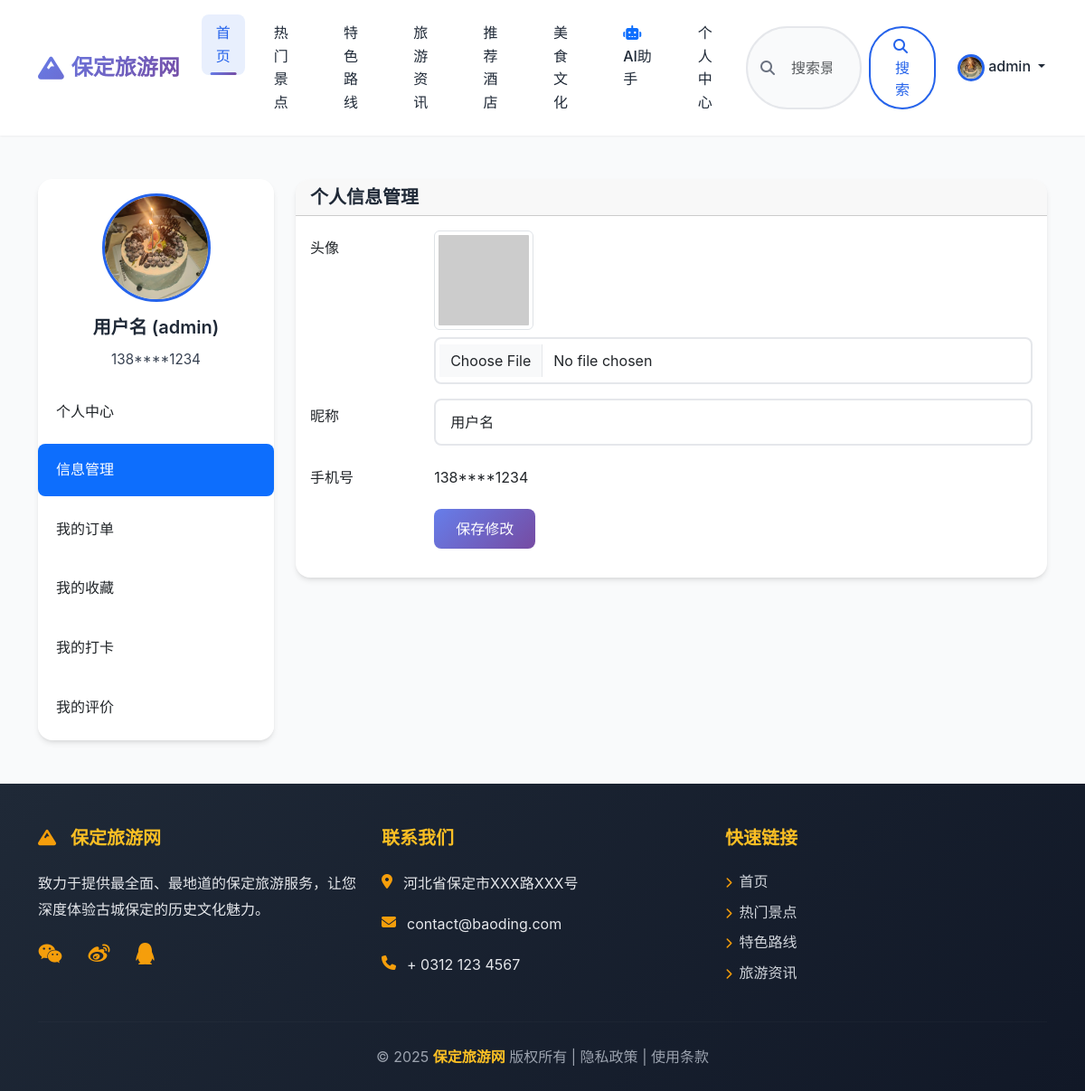
The app's page /users/profile/ (signed in) with its own data.
### apps/users/models.py (models this page shows, shortened)
class CustomUser(AbstractUser):
    phone = models.CharField(max_length=11, unique=True, verbose_name="手机号")
    avatar = models.ImageField(upload_to='avatars/', default='avatars/default.png', verbose_name="头像")
    class Meta:
        verbose_name = "用户"
        verbose_name_plural = verbose_name

### apps/users/views.py (the view)
# urls.py: path('profile/', views.UserProfileView.as_view(), name='profile'),
class UserProfileView(LoginRequiredMixin, TemplateView):  # 添加 LoginRequiredMixin
    template_name = "user/profile.html"

### templates/user/profile.html
{% extends 'common/base.html' %}
{% load static %}
{% block content %}
<div class="container my-5">
    <div class="row">
        <div class="col-lg-3">
            <div class="card">
                <div class="card-body text-center">
                    <img src="{{ user.avatar.url|default:'https://placehold.co/120x120/avatar.png' }}" alt="User Avatar" class="rounded-circle mb-3" style="width: 120px; height: 120px; object-fit: cover;">
                    <h5 class="card-title">用户名 ({{ user.username|default:"TestUser" }})</h5>
                    <p class="card-text text-muted">{{ user.phone|default:"138****1234" }}</p>
                </div>
                <div class="list-group list-group-flush">
                    <a href="{% url 'users:home' %}" class="list-group-item list-group-item-action">个人中心</a>
                    <a href="{% url 'users:profile' %}" class="list-group-item list-group-item-action active" aria-current="true">信息管理</a>
                    <a href="{% url 'users:orders' %}" class="list-group-item list-group-item-action">我的订单</a>
                    <a href="{% url 'users:favorites' %}" class="list-group-item list-group-item-action">我的收藏</a>
                    <a href="{% url 'users:home' %}?tab=checkins" class="list-group-item list-group-item-action">我的打卡</a>
                    <a href="{% url 'users:reviews' %}" class="list-group-item list-group-item-action">我的评价</a>
                </div>
            </div>
        </div>
        <div class="col-lg-9">
             <div class="card">
                <div class="card-header">
                    <h5 class="mb-0">个人信息管理</h5>
                </div>
                <div class="card-body">
                    <form>
                        <div class="mb-3 row">
                            <label class="col-sm-2 col-form-label">头像</label>
                            <div class="col-sm-10">
                                <img src="https://placehold.co/100x100/avatar.png" class="img-thumbnail" alt="avatar">
                                <input type="file" class="form-control mt-2" id="avatarUpload">
                            </div>
                        </div>
                        <div class="mb-3 row">
                            <label class="col-sm-2 col-form-label">昵称</label>
                            <div class="col-sm-10">
                                <input type="text" class="form-control" id="nickname" value="用户名">
                            </div>
                        </div>
                        <div class="mb-3 row">
                            <label class="col-sm-2 col-form-label">手机号</label>
                            <div class="col-sm-10">
                                <input type="tel" readonly class="form-control-plaintext" id="phone" value="138****1234">
                            </div>
                        </div>
                        <div class="mb-3 row">
                            <div class="col-sm-10 offset-sm-2">
                                <button type="submit" class="btn btn-primary">保存修改</button>
                            </div>
                        </div>
                    </form>
                </div>
            </div>
        </div>
    </div>
</div>
{% endblock %}

### templates/common/header.html (shortened to what this page needs)
{% load static %}
<header>
    <nav class="navbar navbar-expand-lg navbar-light bg-light shadow-sm sticky-top">
        <div class="container">
            <a class="navbar-brand fw-bold" href="{% url 'index:index' %}" style="display: flex; align-items: center; gap: 0.5rem;">
                <i class="fas fa-mountain" style="color: #2563eb; font-size: 1.8rem;"></i>
                <span>保定旅游网</span>
            </a>
            <div class="collapse navbar-collapse" id="mainNavbar">
                <ul class="navbar-nav me-auto mb-2 mb-lg-0">
                    <li class="nav-item">
                        <a class="nav-link active" aria-current="page" href="{% url 'index:index' %}">首页</a>
                    </li>
                    <li class="nav-item">
                        <a class="nav-link" href="{% url 'scenic:list' %}">热门景点</a>
                    </li>
                    <li class="nav-item">
                        <a class="nav-link" href="{% url 'routes:list' %}">特色路线</a>
                    </li>
                    <li class="nav-item">
                        <a class="nav-link" href="{% url 'news:list' %}">旅游资讯</a>
                    </li>
                    <li class="nav-item">
                        <a class="nav-link" href="{% url 'hotels:list' %}">推荐酒店</a>
                    </li>
                    <li class="nav-item">
                        <a class="nav-link" href="{% url 'foods:list' %}">美食文化</a>
                    </li>
                    <li class="nav-item">
                        <a class="nav-link" href="{% url 'ai_assistant:index' %}">
                            <i class="fas fa-robot text-primary me-1"></i>AI助手
                        </a>
                    </li>
                    <li class="nav-item">
                        <a class="nav-link" href="{% url 'users:home' %}">个人中心</a>
                    </li>
                </ul>
                <form class="d-flex mx-auto position-relative" style="width: 300px; max-width: 100%;" role="search" method="get" action="{% url 'index:search' %}">
                    <i class="fas fa-search position-absolute" style="left: 1rem; top: 50%; transform: translateY(-50%); color: #6b7280; z-index: 10;"></i>
                    <input class="form-control me-2 ps-5" type="search" name="q" placeholder="搜索景点/路线..." aria-label="Search" value="{{ request.GET.q|default:'' }}" required>
                    <button class="btn btn-outline-primary" type="submit">
                        <i class="fas fa-search me-1"></i>搜索
                    </button>
                </form>
                <ul class="navbar-nav ms-auto mb-2 mb-lg-0">
                    {% if user.is_authenticated %}
                        <li class="nav-item dropdown">
                            <a class="nav-link dropdown-toggle" href="#" id="navbarUserDropdown" role="button" data-bs-toggle="dropdown" aria-expanded="false">
                                <img src="{{ user.avatar.url|default:'https://placehold.co/30x30/avatar.png' }}" alt="avatar" class="rounded-circle" style="width: 30px; height: 30px; object-fit: cover;">
                                {{ user.username }}
                            </a>
                        </li>
                    {% endif %}
                </ul>
            </div>
        </div>
    </nav>
</header>

### static/css/style.css (style rules this page uses)
:root { --primary-color: #2563eb; --primary-dark: #1e40af; --primary-light: #3b82f6; --secondary-color: #10b981; --accent-color: #f59e0b; --danger-color: #ef4444; --text-dark: #1f2937; --text-gray: #6b7280; --bg-light: #f9fafb; --bg-white: #ffffff; --border-color: #e5e7eb; --shadow-sm: 0 1px 2px 0 rgba(0, 0, 0, 0.05); --shadow-md: 0 4px 6px -1px rgba(0, 0, 0, 0.1), 0 2px 4px -1px rgba(0, 0, 0, 0.06); --shadow-lg: 0 10px 15px -3px rgba(0, 0, 0, 0.1), 0 4px 6px -2px rgba(0, 0, 0, 0.05); --shadow-xl: 0 20px 25px -5px rgba(0, 0, 0, 0.1), 0 10px 10px -5px rgba(0, 0, 0, 0.04); --gradient-primary: linear-gradient(135deg, #667eea 0%, #764ba2 100%); --gradient-secondary: linear-gradient(135deg, #f093fb 0%, #f5576c 100%); --gradient-success: linear-gradient(135deg, #4facfe 0%, #00f2fe 100%); }
* { margin: 0; padding: 0; box-sizing: border-box; }
body { font-family: -apple-system, BlinkMacSystemFont, "Segoe UI", "PingFang SC", "Microsoft YaHei", Roboto, "Helvetica Neue", Arial, sans-serif; color: var(--text-dark); background-color: var(--bg-light); line-height: 1.6; -webkit-font-smoothing: antialiased; -moz-osx-font-smoothing: grayscale; }
.text-muted { color: #6b7280 !important; }
.card-text { color: #374151 !important; }
.card-title { color: #1f2937 !important; }
.navbar { background: var(--bg-white) !important; box-shadow: var(--shadow-md); padding: 1rem 0; transition: all 0.3s ease; }
.navbar-brand { font-size: 1.5rem; font-weight: 700; background: var(--gradient-primary); -webkit-background-clip: text; -webkit-text-fill-color: transparent; background-clip: text; transition: transform 0.3s ease; }
.nav-link { font-weight: 500; color: var(--text-dark) !important; margin: 0 0.5rem; padding: 0.5rem 1rem !important; border-radius: 8px; transition: all 0.3s ease; position: relative; }
.nav-link:hover, .nav-link.active { color: var(--primary-color) !important; background: rgba(37, 99, 235, 0.1); }
.nav-link.active::after { content: ''; position: absolute; bottom: 0; left: 50%; transform: translateX(-50%); width: 60%; height: 3px; background: var(--gradient-primary); border-radius: 2px; }
.btn { border-radius: 8px; font-weight: 500; padding: 0.6rem 1.5rem; transition: all 0.3s ease; border: none; box-shadow: var(--shadow-sm); }
.btn-primary { background: var(--gradient-primary); color: white; }
.btn-outline-primary { border: 2px solid var(--primary-color); color: var(--primary-color); background: transparent; }
.card { border: none; border-radius: 16px; overflow: hidden; transition: all 0.3s ease; background: var(--bg-white); box-shadow: var(--shadow-md); }
.card-title { font-weight: 600; color: var(--text-dark); margin-bottom: 0.75rem; }
.card-text { color: var(--text-gray); font-size: 0.95rem; }
.form-control, .form-select { border-radius: 8px; border: 2px solid var(--border-color); padding: 0.75rem 1rem; transition: all 0.3s ease; }
.list-group-item { border: none; border-radius: 8px; margin-bottom: 0.5rem; transition: all 0.3s ease; padding: 1rem 1.25rem; }
.list-group-item-action { cursor: pointer; }
.navbar .form-control { border-radius: 50px; border: 2px solid var(--border-color); padding-left: 2.5rem; background: var(--bg-light); }
.navbar .btn-outline-primary { border-radius: 50px; padding: 0.5rem 1.5rem; }
h1, h2, h3, h4, h5, h6 { font-weight: 700; color: var(--text-dark); margin-bottom: 1rem; }
img { transition: transform 0.3s ease; }
.card { animation: fadeInUp 0.6s ease-out; }
.card:nth-child(1) { animation-delay: 0.1s; }
.shadow-sm { box-shadow: var(--shadow-sm) !important; }
html { scroll-behavior: smooth; }
.rounded-circle { border: 3px solid var(--primary-color); transition: all 0.3s ease; }

### records on screen
CustomUser: avatar (placeholder picture), username "admin", phone "138****1234"
